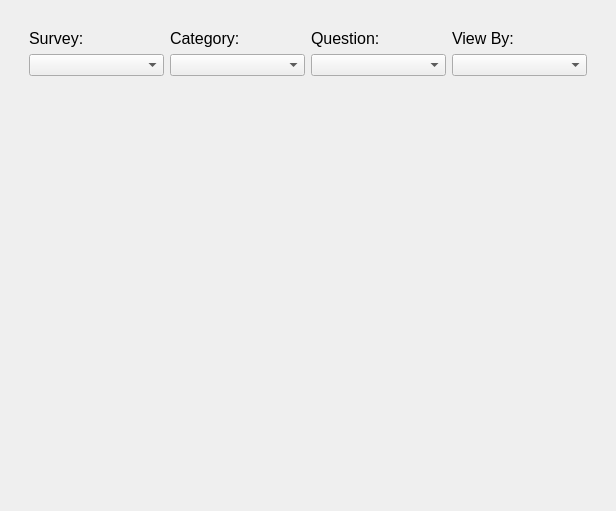
<?xml version='1.0' encoding='UTF-8'?>
<ui version="4.0">
 <class>Form</class>
 <widget class="QWidget" name="Form">
  <property name="geometry">
   <rect>
    <x>0</x>
    <y>0</y>
    <width>616</width>
    <height>509</height>
   </rect>
  </property>
  <property name="windowTitle">
   <string>Form</string>
  </property>
  <layout class="QVBoxLayout" name="verticalLayout">
   <item>
    <widget class="QFrame" name="frame">
     <property name="frameShape">
      <enum>QFrame::NoFrame</enum>
     </property>
     <property name="frameShadow">
      <enum>QFrame::Raised</enum>
     </property>
     <layout class="QVBoxLayout" name="verticalLayout_2">
      <item>
       <widget class="QFrame" name="graph_setting_frame">
        <property name="maximumSize">
         <size>
          <width>16777215</width>
          <height>65</height>
         </size>
        </property>
        <property name="frameShape">
         <enum>QFrame::NoFrame</enum>
        </property>
        <property name="frameShadow">
         <enum>QFrame::Raised</enum>
        </property>
        <layout class="QGridLayout" name="gridLayout">
         <item row="0" column="2">
          <widget class="QLabel" name="label_3">
           <property name="text">
            <string>&lt;html&gt;&lt;head/&gt;&lt;body&gt;&lt;p&gt;&lt;span style=" font-size:12pt;"&gt;Question:&lt;/span&gt;&lt;/p&gt;&lt;/body&gt;&lt;/html&gt;</string>
           </property>
          </widget>
         </item>
         <item row="1" column="2">
          <widget class="QComboBox" name="questionBox">
           <property name="maximumSize">
            <size>
             <width>500</width>
             <height>16777215</height>
            </size>
           </property>
          </widget>
         </item>
         <item row="1" column="4">
          <widget class="QComboBox" name="viewBox" />
         </item>
         <item row="1" column="0">
          <widget class="QComboBox" name="surveyBox" />
         </item>
         <item row="0" column="0">
          <widget class="QLabel" name="survey_label">
           <property name="text">
            <string>&lt;html&gt;&lt;head/&gt;&lt;body&gt;&lt;p&gt;&lt;span style=" font-size:12pt;"&gt;Survey:&lt;/span&gt;&lt;/p&gt;&lt;/body&gt;&lt;/html&gt;</string>
           </property>
          </widget>
         </item>
         <item row="0" column="4">
          <widget class="QLabel" name="label_4">
           <property name="text">
            <string>&lt;html&gt;&lt;head/&gt;&lt;body&gt;&lt;p&gt;&lt;span style=" font-size:12pt;"&gt;View By:&lt;/span&gt;&lt;/p&gt;&lt;/body&gt;&lt;/html&gt;</string>
           </property>
          </widget>
         </item>
         <item row="0" column="1">
          <widget class="QLabel" name="label_2">
           <property name="text">
            <string>&lt;html&gt;&lt;head/&gt;&lt;body&gt;&lt;p&gt;&lt;span style=" font-size:12pt;"&gt;Category:&lt;/span&gt;&lt;/p&gt;&lt;/body&gt;&lt;/html&gt;</string>
           </property>
          </widget>
         </item>
         <item row="1" column="1">
          <widget class="QComboBox" name="categoryBox" />
         </item>
        </layout>
       </widget>
      </item>
      <item>
       <widget class="QFrame" name="graph_frame">
        <property name="minimumSize">
         <size>
          <width>0</width>
          <height>400</height>
         </size>
        </property>
        <property name="frameShape">
         <enum>QFrame::NoFrame</enum>
        </property>
        <property name="frameShadow">
         <enum>QFrame::Raised</enum>
        </property>
       </widget>
      </item>
     </layout>
    </widget>
   </item>
  </layout>
 </widget>
 <resources />
 <connections />
</ui>
